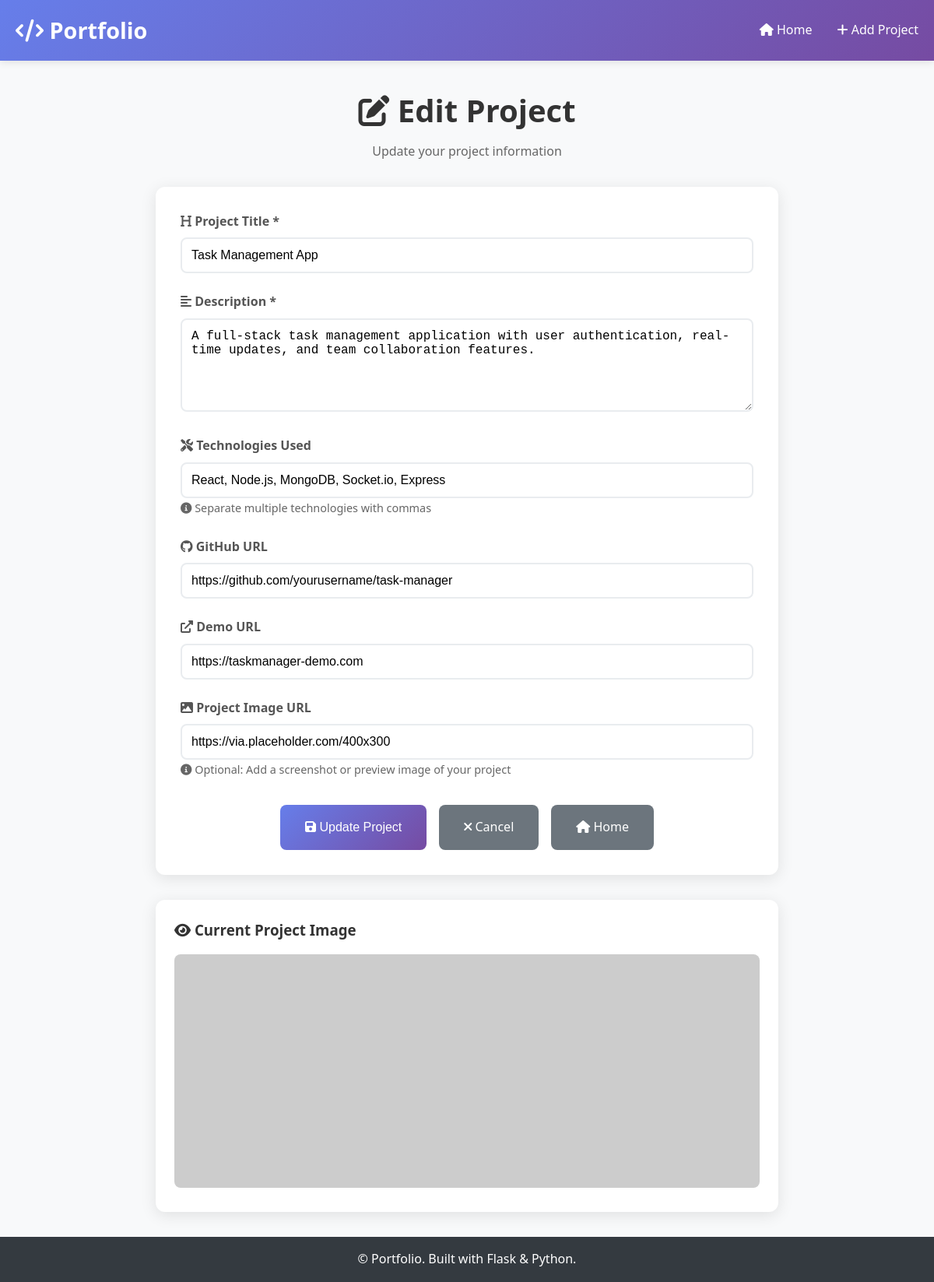
The app's page /edit_project/3 with its own data.
### models.py (models this page shows, shortened)
class Project(db.Model):
    __tablename__ = 'projects'
    id = db.Column(db.Integer, primary_key=True)
    title = db.Column(db.String(100), nullable=False)
    description = db.Column(db.Text, nullable=False)
    github_url = db.Column(db.String(200))
    demo_url = db.Column(db.String(200))
    image_url = db.Column(db.String(200))
    created_at = db.Column(db.DateTime, default=datetime.utcnow)
    updated_at = db.Column(db.DateTime, default=datetime.utcnow, onupdate=datetime.utcnow)
    technologies = db.relationship('Technology', backref='project', lazy=True, cascade='all, delete-orphan')
    demo_media = db.relationship('Demo', backref='project', lazy=True, cascade='all, delete-orphan')

### app.py (the view, shortened to what this page needs)
@app.route('/edit_project/<int:project_id>', methods=['GET', 'POST'])
def edit_project(project_id):
    project = Project.query.get_or_404(project_id)
    tech_string = ', '.join([tech.name for tech in project.technologies])
    return render_template('edit_project.html', project=project, tech_string=tech_string)

### templates/edit_project.html (shortened to what this page needs)
{% extends "base.html" %}
{% block content %}
<div style="max-width: 800px; margin: 0 auto;">
    <div style="text-align: center; margin-bottom: 2rem;">
        <h1 style="font-size: 2.5rem; margin-bottom: 0.5rem; color: #333;">
            <i class="fas fa-edit"></i> Edit Project
        </h1>
        <p style="color: #666;">Update your project information</p>
    </div>
    <div class="card">
        <div class="card-body" style="padding: 2rem;">
            <form method="POST">
                <div class="form-group">
                    <label for="title">
                        <i class="fas fa-heading"></i> Project Title *
                    </label>
                    <input type="text" id="title" name="title" class="form-control" required
                           value="{{ project.title }}" placeholder="Enter your project title">
                </div>
                <div class="form-group">
                    <label for="description">
                        <i class="fas fa-align-left"></i> Description *
                    </label>
                    <textarea id="description" name="description" class="form-control" required
                              placeholder="Describe your project, its features, and what makes it special...">{{ project.description }}</textarea>
                </div>
                <div class="form-group">
                    <label for="technologies">
                        <i class="fas fa-tools"></i> Technologies Used
                    </label>
                    <input type="text" id="technologies" name="technologies" class="form-control"
                           value="{{ tech_string }}" placeholder="e.g., Python, Flask, JavaScript, React (comma-separated)">
                    <small style="color: #666; font-size: 0.9rem;">
                        <i class="fas fa-info-circle"></i> Separate multiple technologies with commas
                    </small>
                </div>
                <div class="form-group">
                    <label for="github_url">
                        <i class="fab fa-github"></i> GitHub URL
                    </label>
                    <input type="url" id="github_url" name="github_url" class="form-control"
                           value="{{ project.github_url or '' }}" placeholder="https://github.com/username/repository">
                </div>
                <div class="form-group">
                    <label for="demo_url">
                        <i class="fas fa-external-link-alt"></i> Demo URL
                    </label>
                    <input type="url" id="demo_url" name="demo_url" class="form-control"
                           value="{{ project.demo_url or '' }}" placeholder="https://your-project-demo.com">
                </div>
                <div class="form-group">
                    <label for="image_url">
                        <i class="fas fa-image"></i> Project Image URL
                    </label>
                    <input type="url" id="image_url" name="image_url" class="form-control"
                           value="{{ project.image_url or '' }}" placeholder="https://example.com/project-screenshot.jpg">
                    <small style="color: #666; font-size: 0.9rem;">
                        <i class="fas fa-info-circle"></i> Optional: Add a screenshot or preview image of your project
                    </small>
                </div>
                <div style="display: flex; gap: 1rem; justify-content: center; margin-top: 2rem; flex-wrap: wrap;">
                    <button type="submit" class="btn" style="padding: 1rem 2rem;">
                        <i class="fas fa-save"></i> Update Project
                    </button>
                    <a href="{{ url_for('project_detail', project_id=project.id) }}" class="btn btn-secondary" style="padding: 1rem 2rem;">
                        <i class="fas fa-times"></i> Cancel
                    </a>
                    <a href="{{ url_for('home') }}" class="btn btn-secondary" style="padding: 1rem 2rem;">
                        <i class="fas fa-home"></i> Home
                    </a>
                </div>
            </form>
        </div>
    </div>
    {% if project.image_url %}
        <div class="card" style="margin-top: 2rem;">
            <div class="card-body">
                <h3 style="margin-bottom: 1rem; color: #333;">
                    <i class="fas fa-eye"></i> Current Project Image
                </h3>
                <img src="{{ project.image_url }}" alt="{{ project.title }}"
                     style="width: 100%; max-height: 300px; object-fit: cover; border-radius: 8px;">
            </div>
        </div>
    {% endif %}
</div>
{% endblock %}

### templates/base.html (style rules this page uses)
* { margin: 0; padding: 0; box-sizing: border-box; }
body { font-family: 'Segoe UI', Tahoma, Geneva, Verdana, sans-serif; line-height: 1.6; color: #333; background-color: #f8f9fa; }
.btn { display: inline-block; padding: 0.75rem 1.5rem; background: linear-gradient(135deg, #667eea 0%, #764ba2 100%); color: white; text-decoration: none; border-radius: 8px; border: none; cursor: pointer; transition: transform 0.2s, box-shadow 0.2s; font-size: 1rem; }
.btn-secondary { background: #6c757d; }
.form-group { margin-bottom: 1.5rem; }
.form-group label { display: block; margin-bottom: 0.5rem; font-weight: 600; color: #555; }
.form-control { width: 100%; padding: 0.75rem; border: 2px solid #e9ecef; border-radius: 8px; font-size: 1rem; transition: border-color 0.3s; }
textarea.form-control { resize: vertical; min-height: 120px; }
.card { background: white; border-radius: 12px; box-shadow: 0 4px 20px rgba(0,0,0,0.1); overflow: hidden; transition: transform 0.3s, box-shadow 0.3s; }
.card-body { padding: 1.5rem; }

### records on screen
Project: title "Task Management App", description "A full-stack task management application with user authentication, real-time updates, and team collaboration features.", github_url "https://github.com/yourusername/task-manager", demo_url "https://taskmanager-demo.com", image_url "https://via.placeholder.com/400x300"
